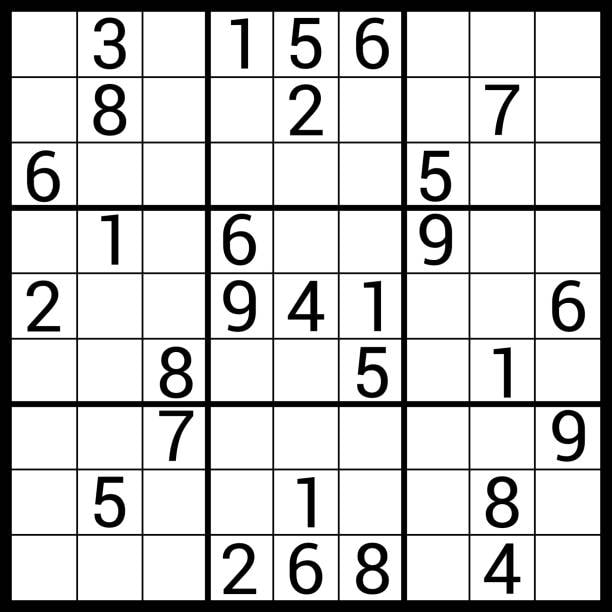
#> input picture Resources/sudoku.jpg, 612 x 612 px
$ python -i utils.py   (imports and definitions only)
#> lines starting #> are read from the running program, lines starting #| are printed output that depends on the picture; after the words box and inside, x2 and y2 are one past the last pixel; in counts of white or black regions, pixels touching at a corner belong together
#> further down, picture is the input picture: shape (612, 612, 3); min 0, max 255, mean 205.1
import cv2
import numpy as np

#### 1 - Preprocessing Image
def preProcess(img):
    imgGray = cv2.cvtColor(img, cv2.COLOR_BGR2GRAY)  # CONVERT IMAGE TO GRAY SCALE
    imgBlur = cv2.GaussianBlur(imgGray, (5, 5), 1)  # ADD GAUSSIAN BLUR
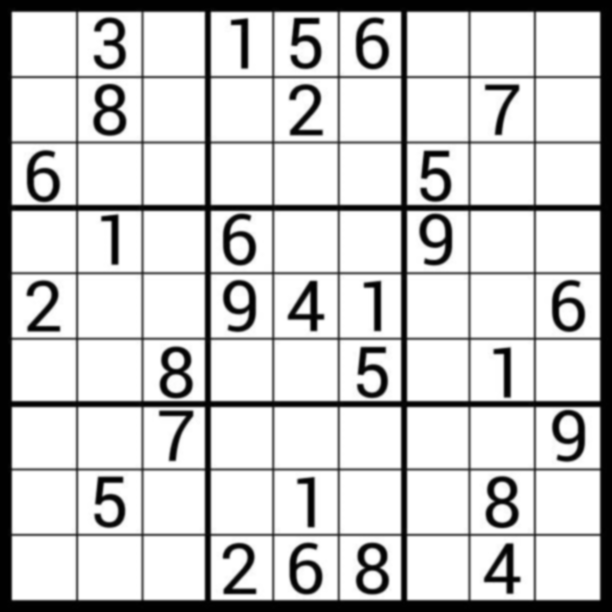
#> imgBlur: shape (612, 612); min 0, max 255, mean 205.1
    imgThreshold = cv2.adaptiveThreshold(imgBlur, 255, 1, 1, 11, 2)  # APPLY ADAPTIVE THRESHOLD
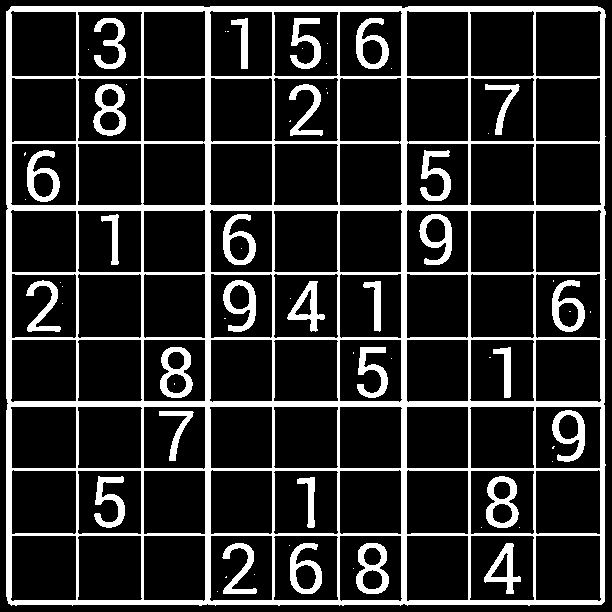
#> imgThreshold: shape (612, 612); 17.6% white; 66 white regions (36 under 20 px), largest, box (x1, y1, x2, y2) and area: (6, 6, 606, 606) 46918, (93, 84, 126, 136) 834, (486, 476, 519, 528) 828
    return imgThreshold


#### 3 - Reorder points for Warp Perspective
# [110 lines left out: functions reorder, biggestContour, splitBoxes, getPredection, displayNumbers, drawGrid and 1 more, not called in this run]

>>> import cv2
>>> picture = cv2.imread('Resources/sudoku.jpg')
>>> result = preProcess(picture)

$ run again, on Resources/number1.png
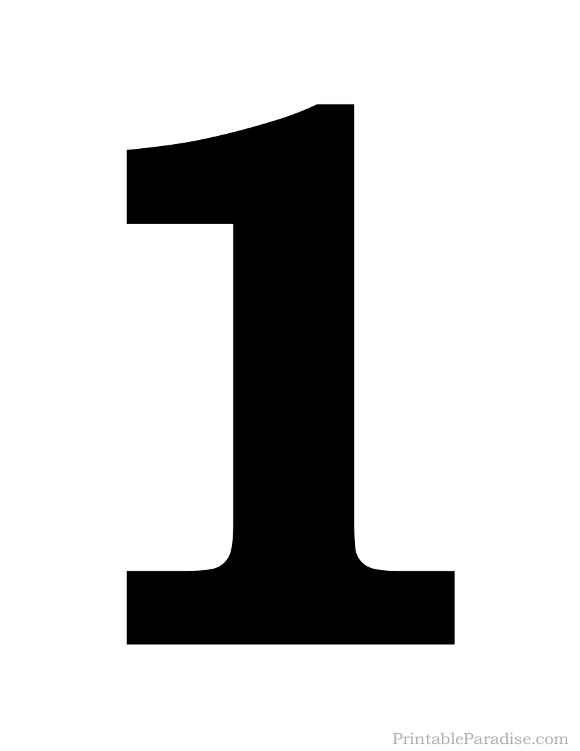
#> input picture Resources/number1.png, 580 x 751 px
#> picture is the input picture: shape (751, 580, 3); min 0, max 255, mean 203.2
#> in preProcess, `imgThreshold = cv2.adaptiveThreshold(imgBlur, 255, 1, 1, 11, 2)`:
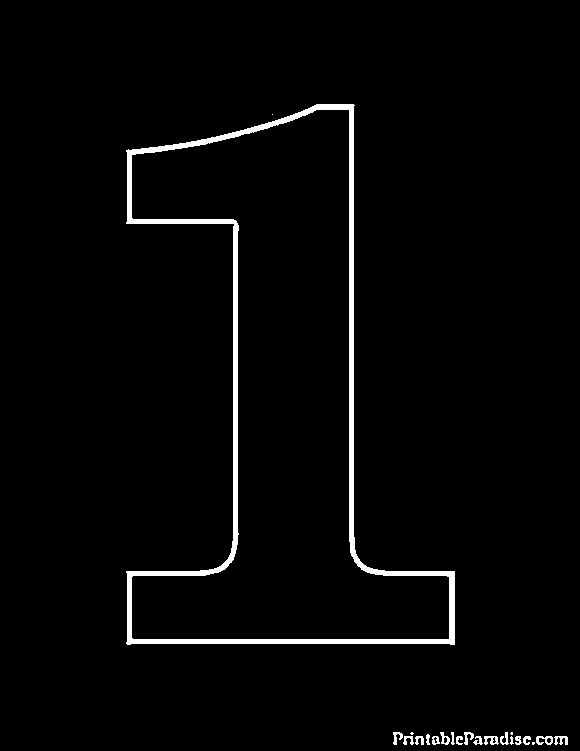
#> imgThreshold: shape (751, 580); 2.4% white; 22 white regions (4 under 20 px), largest, box (x1, y1, x2, y2) and area: (126, 104, 455, 645) 9550, (536, 736, 553, 745) 94, (484, 736, 499, 745) 86
